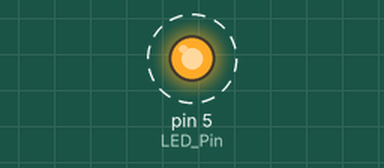
Simulated run of this sketch. Board: Arduino Uno, built with avr-gcc and run on an emulated ATmega328P. On the bench: output pins drawn as LEDs (lit = HIGH). Dashed ring = blinking.

Above: at 0.15 s.
Timing chart, 0 to 3.0 s (numbered marks = the images above):
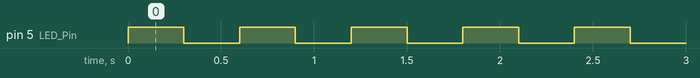

Measured:
- by itself, pin 5 (LED_Pin): alternates HIGH for 0.30 s and LOW for 0.30 s

The sketch:

230313ESPtest.ino
```cpp
int LED_Pin = 5;

void setup() {
  pinMode(LED_Pin,OUTPUT);
}

void loop() {
  digitalWrite(LED_Pin,HIGH);
  delay(300);
  digitalWrite(LED_Pin,LOW);
  delay(300);
}
```
